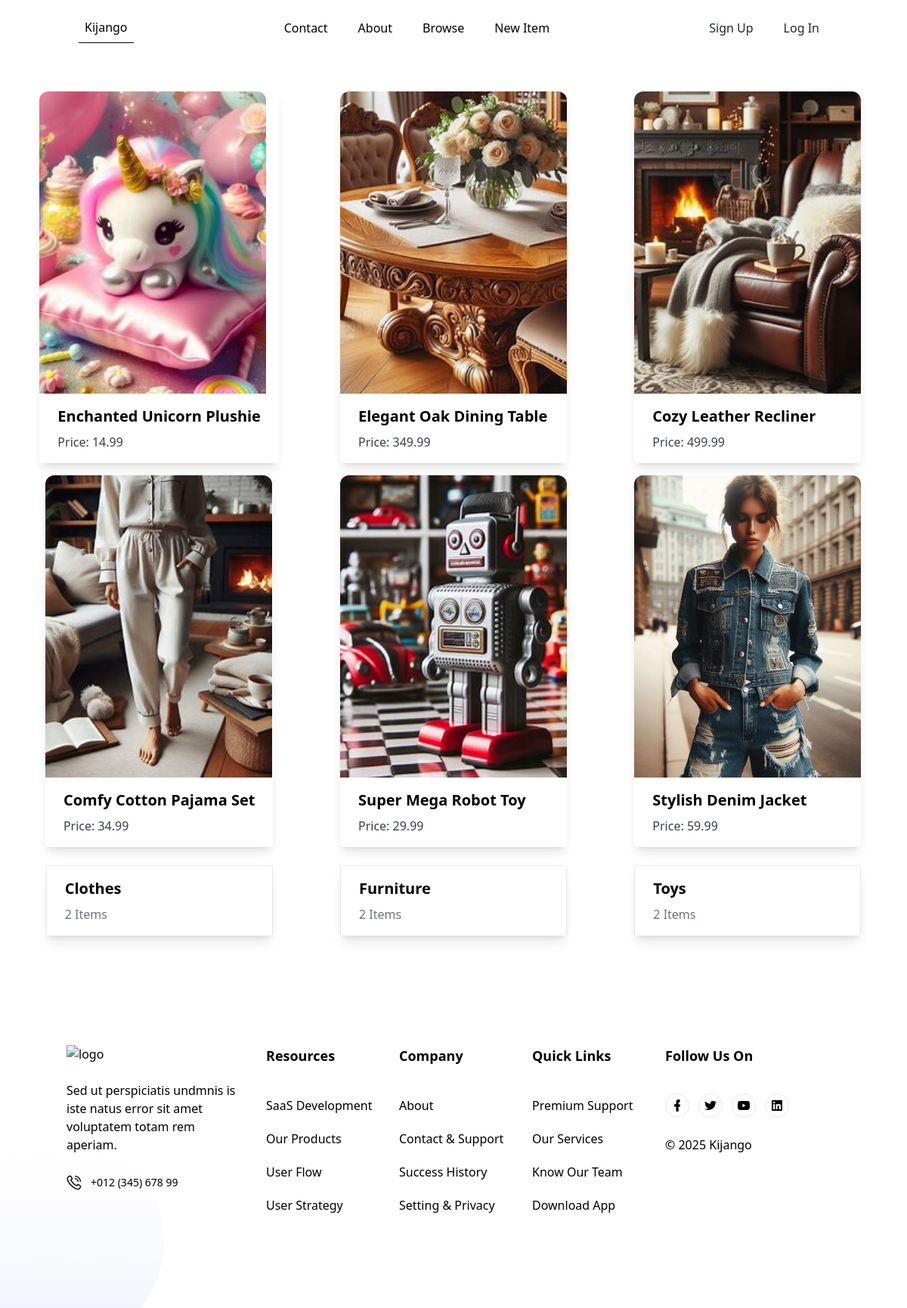
The page / on the database its author committed.
### item/models.py (models this page shows, shortened)
class Item(models.Model):
    category = models.ForeignKey(
        Category, related_name="items", on_delete=models.CASCADE
    )
    name = models.CharField(max_length=255)
    description = models.TextField(blank=True, null=True)
    price = models.FloatField()
    image = models.ImageField(upload_to="item_images", blank=True, null=True)
    is_sold = models.BooleanField(default=False)
    created_by = models.ForeignKey(User, related_name="items", on_delete=models.CASCADE)
    created_at = models.DateTimeField(auto_now_add=True)

class Category(models.Model):
    name = models.CharField(max_length=255)
    class Meta:
        ordering = ("name",)
        verbose_name_plural = "Categories"

### core/views.py (the view)
# urls.py: path('', views.index, name='index'),
def index(request):
    items = Item.objects.filter(is_sold=False)[0:6]
    categories = Category.objects.all()
    return render(
        request,
        "core/index.html",
        {
            "categories": categories,
            "items": items,
        },
    )

### core/templates/core/index.html (shortened to what this page needs)
{% extends 'core/base.html' %}
{% block content %}
<div class="mt-6 mx-auto max-w-screen-xl grid grid-cols-1 md:grid-cols-2 lg:grid-cols-3 gap-4">
    {% for item in items %}
    <div class="max-w-sm mx-auto rounded overflow-hidden shadow-lg">
        <a href="{% url 'item:detail' item.id %}">
            <div class="aspect-w-16 aspect-h-9">
                <img class="object-cover w-[300px] max-w-[300px] h-48 md:h-[400px] rounded-t-xl" src="{{item.image.url}}" alt="{{item.name}}">
            </div>
        </a>
        <div class="px-6 py-4">
            <h2 class="font-bold text-xl mb-2"><a href="{% url 'item:detail' item.id %}">{{item.name}}</a></h2>
            <p class="text-gray-700 text-base">Price: {{item.price}}</p>
        </div>
    </div>
    {% endfor %}
</div>
<div class="mt-6 mx-auto max-w-screen-xl grid grid-cols-1 md:grid-cols-2 lg:grid-cols-3 gap-4">
    {% for category in categories %}
    <div class="max-w-sm mx-auto rounded overflow-hidden shadow-lg">
      <a href="{% url 'item:items' %}?query={{query}}&category={{category.id}}">
            <div class="px-6 py-4 w-[300px] border">
                <h2 class="font-bold text-xl mb-2">{{category.name}}</h2>
                <p class="text-gray-500">{{category.items.count}} Items</p>
            </div>
        </a>
    </div>
    {% endfor %}
</div>
{% endblock %}

### core/templates/core/base.html (shortened to what this page needs)
<!DOCTYPE html>
<html lang="en">
<head>
    <script src="https://cdn.tailwindcss.com"></script>
    <link rel="stylesheet" href="https://cdnjs.cloudflare.com/ajax/libs/font-awesome/5.15.1/css/all.min.css">
</head>
<body class="font-sans">
   <div class="white text-black">
      <div class="container mx-auto p-4 flex justify-between items-center">
          <a href="/" class="text-black border-b border-black p-2">Kijango</a>
          <div class="hidden md:flex space-x-4">
              <a href="/contact" class="hover:bg-gray-300 px-3 py-2 rounded">Contact</a>
              <a href="/about" class="hover:bg-gray-300 px-3 py-2 rounded">About</a>
              <a href="{% url 'item:items' %}" class="hover:bg-gray-300 px-3 py-2 rounded">Browse</a>
              <a href="{% url 'item:new' %}" class="hover:bg-gray-300 px-3 py-2 rounded">New Item</a>
          </div>
          <div class="hidden md:flex">
              <div id="accountDropdown" class="ml-auto hidden sm:flex space-x-4">
                  {% if request.user.is_authenticated %}
                      <a href="{% url 'conversation:inbox' %}" class="text-gray-800 hover:bg-gray-300 px-3 py-2 rounded">Inbox</a>
                      <a href="{% url 'dashboard:index' %}" class="text-gray-800 hover:bg-gray-300 px-3 py-2 rounded">Dashboard</a>
                      <a href="{% url 'core:logout' %}" class="text-gray-800 hover:bg-gray-300 px-3 py-2 rounded">Logout</a>
                  {% else %}
                      <a href="{% url 'core:signup' %}" class="text-gray-800 hover:bg-gray-300 px-3 py-2 rounded">Sign Up</a>
                      <a href="{% url 'core:login' %}" class="text-gray-800 hover:bg-gray-300 px-3 py-2 rounded">Log In</a>
                  {% endif %}
              </div>
          </div>
      </div>
  </div>
  <div class="px-4 md:px-6 py-6 text-black-500">{% block content %} {% endblock %}</div>
<footer
   class="relative justify-center  z-10 bg-white dark:bg-dark pt-20 pb-10 lg:pt-[120px] lg:pb-20 px-10"
   >
   <div class="container mx-auto">
      <div class="flex flex-wrap -mx-4">
         <div class="w-full px-4 sm:w-2/3 lg:w-3/12">
            <div class="w-full mb-10">
               <a
                  href="javascript:void(0)"
                  class="mb-6 inline-block max-w-[160px]"
                  >
               <img
                  src="https://cdn.tailgrids.com/2.0/image/assets/images/logo/logo.svg"
                  alt="logo"
                  class="max-w-full dark:hidden"
                  />
               </a>
               <p class="text-base text-body-color dark:text-dark-6 mb-7">
                  Sed ut perspiciatis undmnis is iste natus error sit amet
                  voluptatem totam rem aperiam.
               </p>
               <p
                  class="flex items-center text-sm font-medium text-dark dark:text-white"
                  >
                  <span class="mr-3 text-primary">
                  </span>
                  <span>+012 (345) 678 99</span>
               </p>
            </div>
         </div>
         <div class="w-full px-4 sm:w-1/2 lg:w-2/12">
            <div class="w-full mb-10">
               <h4 class="text-lg font-semibold text-dark dark:text-white mb-9">
                  Resources
               </h4>
               <ul class="space-y-3">
                  <li>
                     <a
                        href="javascript:void(0)"
                        class="inline-block text-base leading-loose text-body-color hover:text-primary dark:text-dark-6"
                        >
                     SaaS Development
                     </a>
                  </li>
                  <li>
                     <a
                        href="javascript:void(0)"
                        class="inline-block text-base leading-loose text-body-color hover:text-primary dark:text-dark-6"
                        >
                     Our Products
                     </a>
                  </li>
                  <li>
                     <a
                        href="javascript:void(0)"
                        class="inline-block text-base leading-loose text-body-color hover:text-primary dark:text-dark-6"
                        >
                     User Flow
                     </a>
                  </li>
                  <li>
                     <a
                        href="javascript:void(0)"
                        class="inline-block text-base leading-loose text-body-color hover:text-primary dark:text-dark-6"
                        >
                     User Strategy
                     </a>
                  </li>
               </ul>
            </div>
         </div>
         <div class="w-full px-4 sm:w-1/2 lg:w-2/12">
            <div class="w-full mb-10">
               <h4 class="text-lg font-semibold text-dark dark:text-white mb-9">
                  Company
               </h4>
               <ul class="space-y-3">
                  <li>
                     <a
                        href="javascript:void(0)"
                        class="inline-block text-base leading-loose text-body-color hover:text-primary dark:text-dark-6"
                        >
                     About
                     </a>
                  </li>
                  <li>
                     <a
                        href="javascript:void(0)"
                        class="inline-block text-base leading-loose text-body-color hover:text-primary dark:text-dark-6"
                        >
                     Contact & Support
                     </a>
                  </li>
                  <li>
                     <a
                        href="javascript:void(0)"
                        class="inline-block text-base leading-loose text-body-color hover:text-primary dark:text-dark-6"
                        >
                     Success History
                     </a>
                  </li>
                  <li>
                     <a
                        href="javascript:void(0)"
                        class="inline-block text-base leading-loose text-body-color hover:text-primary dark:text-dark-6"
                        >
                     Setting & Privacy
                     </a>
                  </li>
               </ul>
            </div>
         </div>
         <div class="w-full px-4 sm:w-1/2 lg:w-2/12">
            <div class="w-full mb-10">
               <h4 class="text-lg font-semibold text-dark dark:text-white mb-9">
                  Quick Links
               </h4>
               <ul class="space-y-3">
                  <li>
                     <a
                        href="javascript:void(0)"
                        class="inline-block text-base leading-loose text-body-color hover:text-primary dark:text-dark-6"
                        >
                     Premium Support
                     </a>
                  </li>
                  <li>
                     <a
                        href="javascript:void(0)"
                        class="inline-block text-base leading-loose text-body-color hover:text-primary dark:text-dark-6"
                        >
                     Our Services
                     </a>
                  </li>
                  <li>
                     <a
                        href="javascript:void(0)"
                        class="inline-block text-base leading-loose text-body-color hover:text-primary dark:text-dark-6"
                        >
                     Know Our Team
                     </a>
                  </li>
                  <li>
                     <a
                        href="javascript:void(0)"
                        class="inline-block text-base leading-loose text-body-color hover:text-primary dark:text-dark-6"
                        >
                     Download App
                     </a>
                  </li>
               </ul>
            </div>
         </div>
         <div class="w-full px-4 sm:w-1/2 lg:w-3/12">
            <div class="w-full mb-10">
               <h4 class="text-lg font-semibold text-dark dark:text-white mb-9">
                  Follow Us On
               </h4>
               <div class="flex items-center mb-6">
                  <a
                     href="javascript:void(0)"
                     class="flex items-center justify-center w-8 h-8 mr-3 border rounded-full text-dark hover:border-primary hover:bg-primary border-stroke dark:border-dark-3 dark:hover:border-primary dark:text-white hover:text-white sm:mr-4 lg:mr-3 xl:mr-4"
                     >
                  </a>
                  <a
                     href="javascript:void(0)"
                     class="flex items-center justify-center w-8 h-8 mr-3 border rounded-full text-dark hover:border-primary hover:bg-primary border-stroke dark:border-dark-3 dark:hover:border-primary dark:text-white hover:text-white sm:mr-4 lg:mr-3 xl:mr-4"
                     >
                  </a>
                  <a
                     href="javascript:void(0)"
                     class="flex items-center justify-center w-8 h-8 mr-3 border rounded-full text-dark hover:border-primary hover:bg-primary border-stroke dark:border-dark-3 dark:hover:border-primary dark:text-white hover:text-white sm:mr-4 lg:mr-3 xl:mr-4"
                     >
                  </a>
                  <a
                     href="javascript:void(0)"
                     class="flex items-center justify-center w-8 h-8 mr-3 border rounded-full text-dark hover:border-primary hover:bg-primary border-stroke dark:border-dark-3 dark:hover:border-primary dark:text-white hover:text-white sm:mr-4 lg:mr-3 xl:mr-4"
                     >
                  </a>
               </div>
               <p class="text-base text-body-color dark:text-dark-6">
                  &copy; 2025 Kijango
               </p>
            </div>
         </div>
      </div>
   </div>
   <div>
      <span class="absolute left-0 bottom-0 z-[-1]">
      </span>
      <span class="absolute top-10 right-10 z-[-1]">
      </span>
   </div>
</footer>
</body>
</html>

### rows shown on the page
Item: image (picture), name "Enchanted Unicorn Plushie", price "14.99"
Item: image (picture), name "Elegant Oak Dining Table", price "349.99"
Item: image (picture), name "Cozy Leather Recliner", price "499.99"
Item: image (picture), name "Comfy Cotton Pajama Set", price "34.99"
Item: image (picture), name "Super Mega Robot Toy", price "29.99"
Item: image (picture), name "Stylish Denim Jacket", price "59.99"
Category: name "Clothes", items.count "2"
Category: name "Furniture", items.count "2"
Category: name "Toys", items.count "2"
